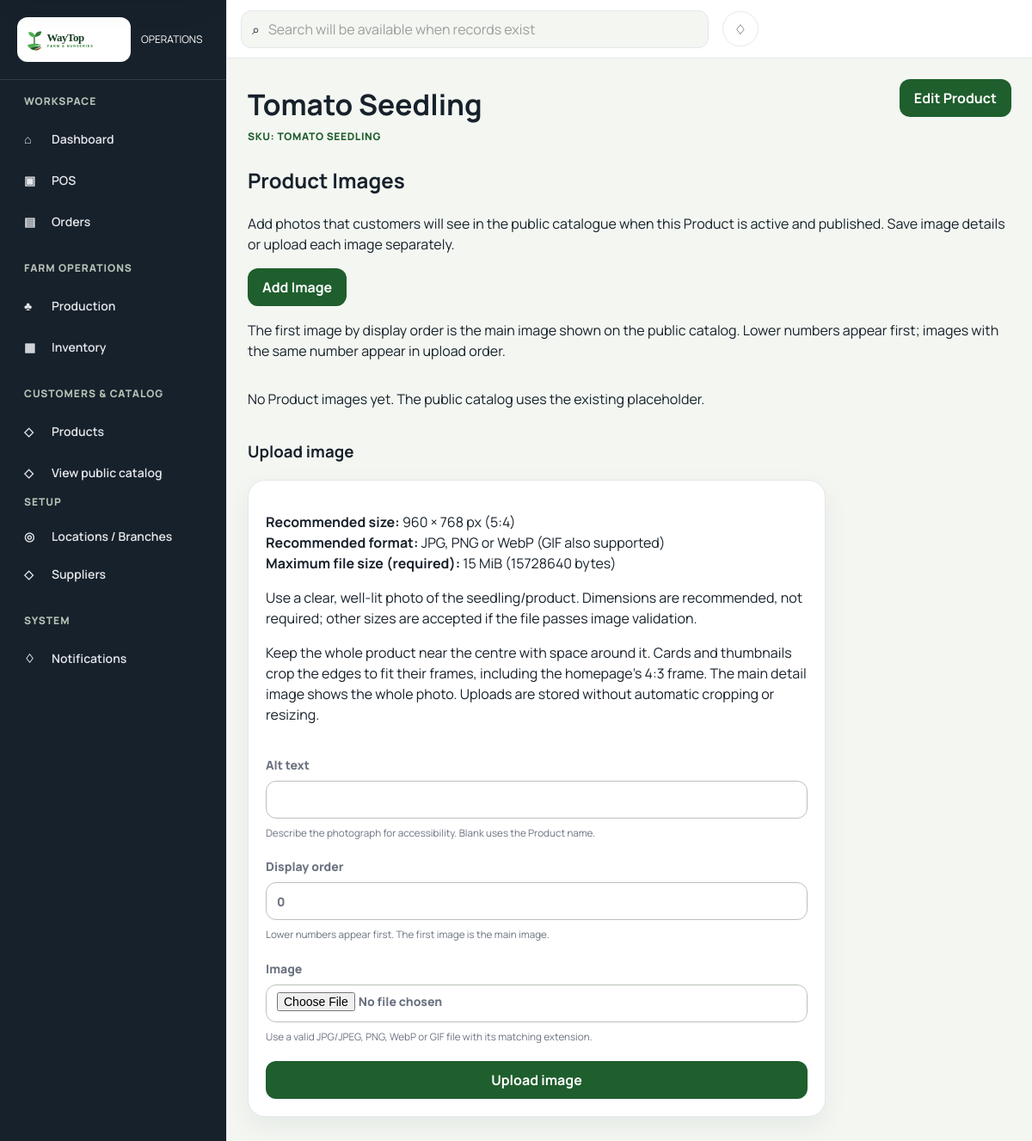
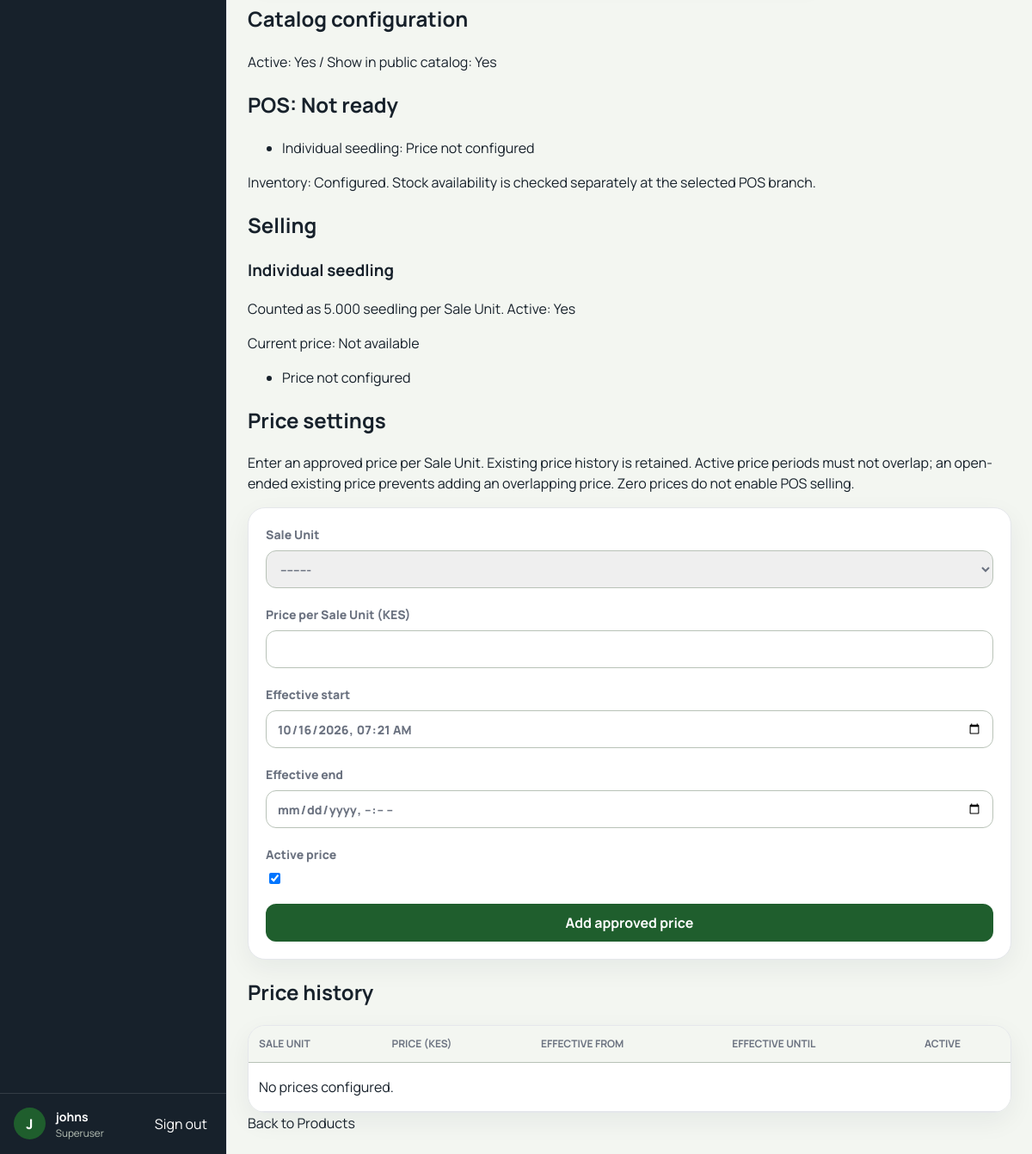
Page /dashboard/products/8de0cae8-7a0f-4729-b1c8-9f4fc2c2ecb2/ (signed in) on the committed database (2 pictures, top to bottom).
### apps/accounts/models.py (models this page shows)
class User(AbstractUser):
    id = models.UUIDField(primary_key=True, default=uuid.uuid4, editable=False)
    created_at = models.DateTimeField(auto_now_add=True)
    updated_at = models.DateTimeField(auto_now=True)

### apps/products/models.py (models this page shows, shortened)
class Product(models.Model):
    class Category(models.TextChoices):
        VEGETABLE = "VEG", "Vegetable"
        FRUIT = "FRT", "Fruit"
        TREE = "TRE", "Tree"
    id = models.UUIDField(primary_key=True, default=uuid.uuid4, editable=False)
    sku = models.CharField(max_length=64, unique=True)
    slug = models.SlugField(max_length=160, unique=True)
    name = models.CharField(max_length=200)
    category = models.CharField(max_length=3, choices=Category.choices)
    description = models.TextField(blank=True)
    base_inventory_unit = models.CharField(max_length=50)
    is_active = models.BooleanField(default=True)
    is_published = models.BooleanField(default=False)
    created_at = models.DateTimeField(auto_now_add=True)
    updated_at = models.DateTimeField(auto_now=True)
    class Meta:
        ordering = ("name", "sku")
        constraints = [
            models.CheckConstraint(
                condition=Q(category__in=("VEG", "FRT", "TRE")),
                name="product_category_supported",
            ),
            models.CheckConstraint(
                condition=Q(is_active=True) | Q(is_published=False),
                name="product_published_requires_active",
            ),
        ]

class ProductSaleUnit(models.Model):
    id = models.UUIDField(primary_key=True, default=uuid.uuid4, editable=False)
    product = models.ForeignKey(Product, on_delete=models.PROTECT, related_name="sale_units")
    name = models.CharField(max_length=100)
    base_quantity = models.DecimalField(max_digits=12, decimal_places=3)
    is_active = models.BooleanField(default=True)
    created_at = models.DateTimeField(auto_now_add=True)
    updated_at = models.DateTimeField(auto_now=True)
    class Meta:
        ordering = ("base_quantity", "name")
        constraints = [
            models.CheckConstraint(
                condition=Q(base_quantity__gt=0),
                name="product_sale_unit_positive_quantity",
            ),
            models.UniqueConstraint(
                fields=("product", "name"),
                name="product_sale_unit_unique_name",
            ),
        ]

### apps/products/staff_views.py (the view, shortened to what this page needs)
# urls.py: path("products/<uuid:product_id>/", product_staff_views.product_detail, name="catalog_product_detail"),
@login_required(login_url="accounts:login")
def product_detail(request, product_id):
    require_catalog_view(request.user)
    product = get_object_or_404(Product, pk=product_id)
    action = request.POST.get("action", "price") if request.method == "POST" else None
    form = StaffPriceForm(request.POST if action == "price" else None, product=product)
    image_context, response = _product_images(request, product, action, "dashboard:catalog_product_detail")
    if response is not None:
        return response
    return render(request, "dashboard/products/detail.html", {
        "product": product, "readiness": product_readiness(product), "form": form,
        "prices": ProductPrice.objects.filter(sale_unit__product=product).select_related("sale_unit"),
        **image_context,
    })

### apps/products/forms.py
class StaffPriceForm(forms.Form):
    sale_unit_id = forms.ModelChoiceField(queryset=ProductSaleUnit.objects.none(), label="Sale Unit")
    def __init__(self, *args, product, **kwargs):
        super().__init__(*args, **kwargs)
        self.fields["sale_unit_id"].queryset = product.sale_units.all()
        self.fields["sale_unit_id"].label_from_instance = lambda unit: f"{unit.name} / {unit.base_quantity} {product.base_inventory_unit}"
    amount = forms.DecimalField(max_digits=12, decimal_places=2, min_value=0, label="Price per Sale Unit (KES)")
    effective_start = forms.DateTimeField(initial=timezone.now, widget=forms.DateTimeInput(attrs={"type": "datetime-local"}, format="%Y-%m-%dT%H:%M"))
    effective_end = forms.DateTimeField(required=False, widget=forms.DateTimeInput(attrs={"type": "datetime-local"}, format="%Y-%m-%dT%H:%M"))
    is_active = forms.BooleanField(required=False, initial=True, label="Active price")

class ProductImageUploadForm(ProductImageMetadataForm):
    max_image_bytes = MAX_IMAGE_BYTES
    max_image_mib = MAX_IMAGE_BYTES / (1024 * 1024)
    image = forms.ImageField(validators=[validate_product_image], label="Image",
                             help_text="Use a valid JPG/JPEG, PNG, WebP or GIF file with its matching extension.",
                             widget=forms.FileInput(attrs={"accept": "image/jpeg,image/png,image/webp,image/gif"}))

### apps/core/context_processors.py (called while the page is built)
def business_contact(request):
    phone = settings.WAYTOP_CONTACT_PHONE
    digits = phone.removeprefix("+")
    display = f"+{digits[:3]} {digits[3:6]} {digits[6:9]} {digits[9:]}"
    return {"business_phone": {"uri": phone, "display": display}}

def commerce_catalog(request):
    return {"commerce_catalog": []}

### apps/orders/services.py (called while the page is built)
def _current_price(sale_unit, at):
    prices = list(
        ProductPrice.objects.filter(
            sale_unit=sale_unit,
            is_active=True,
            effective_start__lte=at,
        ).filter(Q(effective_end__isnull=True) | Q(effective_end__gt=at))[:2]
    )
    if len(prices) != 1:
        raise ValidationError("The selected Sale Unit does not have one authoritative current price.")
    if prices[0].amount <= 0:
        raise ValidationError("Zero-price Catalog entries are not orderable in V1.")
    return prices[0]

### apps/products/services.py (called while the page is built)
def require_catalog_view(actor):
    _require_permission(actor, "products.view_product")

### templates/dashboard/products/detail.html (shortened to what this page needs)
{% extends "staff_base.html" %}{% load static %}
{% block extra_css %}<link rel="stylesheet" href="{% static 'css/staff-catalog.css' %}">{% endblock %}
{% block content %}<section class="catalog-staff"><header class="catalog-staff__header"><div><h1>{{ product.name }}</h1><p>SKU: {{ product.sku }}</p></div>{% if perms.products.change_product %}<a class="staff-button staff-button--primary" href="{% url 'dashboard:catalog_product_edit' product.pk %}">Edit Product</a>{% endif %}</header>
{% include "dashboard/products/images.html" %}
<h2>Catalog configuration</h2><p>Active: {{ product.is_active|yesno:"Yes,No" }} / Show in public catalog: {{ product.is_published|yesno:"Yes,No" }}</p>
<h2>{% if readiness.ready %}POS Ready{% else %}POS: Not ready{% endif %}</h2><ul>{% for reason in readiness.reasons %}<li>{{ reason }}</li>{% endfor %}</ul><p>Inventory: {{ readiness.inventory }}. Stock availability is checked separately at the selected POS branch.</p>
<h2>Selling</h2>{% for entry in readiness.units %}<article><h3>{{ entry.unit.name }}</h3><p>Counted as {{ entry.unit.base_quantity }} {{ product.base_inventory_unit }} per Sale Unit. Active: {{ entry.unit.is_active|yesno:"Yes,No" }}</p><p>Current price: {% if entry.price %}KES {{ entry.price.amount }}{% else %}Not available{% endif %}</p><ul>{% for reason in entry.reasons %}<li>{{ reason }}</li>{% endfor %}</ul></article>{% empty %}<p>No Sale Units configured.</p>{% endfor %}
{% if perms.products.add_productprice %}<h2 id="price-settings">Price settings</h2><p>Enter an approved price per Sale Unit. Existing price history is retained. Active price periods must not overlap; an open-ended existing price prevents adding an overlapping price. Zero prices do not enable POS selling.</p><form method="post" class="catalog-form">{% csrf_token %}{{ form.non_field_errors }}{% for field in form %}<label>{{ field.label }}{{ field }}{{ field.errors }}</label>{% endfor %}<button class="staff-button staff-button--primary">Add approved price</button></form>{% endif %}
<h2>Price history</h2><div class="catalog-table-wrap"><table class="catalog-table"><thead><tr><th>Sale Unit</th><th>Price (KES)</th><th>Effective from</th><th>Effective until</th><th>Active</th></tr></thead><tbody>{% for price in prices %}<tr><td>{{ price.sale_unit.name }}</td><td>{{ price.amount }}</td><td>{{ price.effective_start }}</td><td>{{ price.effective_end|default:"No end date" }}</td><td>{{ price.is_active|yesno:"Yes,No" }}</td></tr>{% empty %}<tr><td colspan="5">No prices configured.</td></tr>{% endfor %}</tbody></table></div><a href="{% url 'dashboard:catalog_products' %}">Back to Products</a></section>{% endblock %}

### templates/dashboard/components/navigation.html (shortened to what this page needs)
{% load static %}
<aside class="staff-sidebar" id="staff-mobile-nav" data-staff-navigation aria-label="Staff application navigation">
  <div class="staff-sidebar__brand">
    <img src="{% static 'images/logo/logo.svg' %}" alt="WayTop Farm" width="174" height="52">
    <span>Operations</span>
  </div>
  <nav>
    <p>Workspace</p>
    <a href="{% url 'dashboard:dashboard' %}"{% if request.resolver_match.url_name == 'dashboard' %} class="is-active" aria-current="page"{% endif %}><span aria-hidden="true">&#8962;</span>Dashboard</a>
    <a href="{% url 'dashboard:pos' %}"{% if '/pos/' in request.path %} class="is-active" aria-current="page"{% endif %}><span aria-hidden="true">&#9635;</span>POS</a>
    <a href="{% url 'dashboard:orders' %}"><span aria-hidden="true">&#9636;</span>Orders</a>
    <p>Farm Operations</p>
    {% if perms.production.view_operations %}<a href="{% url 'dashboard:production' %}"><span aria-hidden="true">&#9827;</span>Production</a>{% endif %}
    <a href="{% url 'dashboard:inventory' %}"><span aria-hidden="true">&#9638;</span>Inventory</a>
    <p>Customers &amp; Catalog</p>
    {% if perms.products.view_product %}<a href="{% url 'dashboard:catalog_products' %}"><span aria-hidden="true">&#9671;</span>Products</a>{% endif %}
    <a href="{% url 'products:shop' %}"><span aria-hidden="true">&#9671;</span>View public catalog</a>
    {% if perms.inventory.view or perms.procurement.view %}
    <div role="group" aria-label="Setup navigation">
      <p>Setup</p>
      {% if perms.inventory.view %}<a href="{% url 'dashboard:inventory_location_list' %}"><span aria-hidden="true">&#9678;</span>Locations / Branches</a>{% endif %}
      <a href="{% url 'dashboard:inventory_supplier_list' %}"{% if 'supplier' in request.resolver_match.url_name %} class="is-active" aria-current="page"{% endif %}><span aria-hidden="true">&#9671;</span>Suppliers</a>
    </div>
    {% endif %}
    <p>System</p>
    <a href="#staff-notification-drawer" data-open-drawer><span aria-hidden="true">&#9826;</span>Notifications</a>
  </nav>
  <div class="staff-sidebar__profile">
    <span aria-hidden="true">{{ request.user.username|first|upper }}</span>
    <div>
      <strong>{{ request.user.username }}</strong>
      <small>{% if request.user.is_superuser %}Superuser{% else %}Staff{% endif %}</small>
    </div>
    <form method="post" action="{% url 'accounts:logout' %}">
      <button type="submit">Sign out</button>
    </form>
  </div>
</aside>

### static/css/variables.css (style rules this page uses)
:root { --color-primary: #1F5E2D; --color-secondary: #4CAF50; --color-accent: #7BC96F; --color-background: #F8F7F3; --color-white: #FFFFFF; --color-dark: #17212B; --color-gray: #6B7280; --color-border: #E5E7EB; --color-success: #2E7D32; --color-primary-hover: #174723; --color-secondary-hover: #3D8F41; --color-primary-soft: rgba(31, 94, 45, 0.1); --color-surface-muted: #F3F6F1; --color-border-strong: #B8C2B7; --color-focus: #D4A017; --color-warning-surface: #FFF4D6; --color-warning-border: #E6BE55; --color-warning-text: #5C4300; --color-error: #A62B1F; --color-error-surface: #FBE9E7; --color-success-surface: #E8F5E9; --color-success-text: #185C2C; --color-info-surface: #E8F1F7; --color-info-text: #234E70; --color-nav-blue-soft: #EEF7FF; --color-nav-blue-mist: #F5FBFF; --color-nav-sage: #F4FBF4; --color-nav-blue-glass: rgba(238, 247, 255, 0.86); --color-nav-sage-glass: rgba(244, 251, 244, 0.86); --gradient-nav-surface: linear-gradient(100deg, var(--color-nav-blue-mist) 0%, var(--color-white) 34%, var(--color-nav-sage) 69%, var(--color-nav-blue-soft) 100%); --gradient-nav-glass: linear-gradient(100deg, var(--color-nav-blue-glass), var(--color-white-90) 38%, var(--color-nav-sage-glass) 74%, var(--color-nav-blue-glass)); --gradient-nav-cta: linear-gradient(135deg, var(--color-primary) 0%, var(--color-success) 58%, var(--color-secondary-hover) 100%); --color-skeleton: #DCE4DA; --color-accent-gold: #D4A017; --color-primary-faint: rgba(31, 94, 45, 0.04); --color-primary-muted: rgba(31, 94, 45, 0.08); --color-accent-soft: rgba(123, 201, 111, 0.18); --color-accent-muted: rgba(123, 201, 111, 0.12); --color-dark-faint: rgba(23, 33, 43, 0.04); --color-overlay: rgba(23, 33, 43, 0.4); --color-white-80: rgba(255, 255, 255, 0.8); --color-white-90: rgba(255, 255, 255, 0.9); --color-white-96: rgba(255, 255, 255, 0.96); --color-white-border: rgba(255, 255, 255, 0.45); --color-white-faint: rgba(255, 255, 255, 0.12); --color-hero-overlay: linear-gradient(90deg, rgba(9, 47, 24, 0.82) 0%, rgba(9, 47, 24, 0.67) 42%, rgba(9, 47, 24, 0.18) 76%, rgba(9, 47, 24, 0.06) 100%); --color-hero-overlay-mobile: linear-gradient(90deg, rgba(9, 47, 24, 0.84) 0%, rgba(9, 47, 24, 0.67) 72%, rgba(9, 47, 24, 0.28) 100%); --color-hero-transition: linear-gradient(180deg, transparent 0%, rgba(9, 47, 24, 0.12) 48%, rgba(9, 47, 24, 0.52) 100%); --color-image-overlay: linear-gradient(135deg, rgba(31, 94, 45, 0.12), rgba(123, 201, 111, 0.16)); --color-connector: linear-gradient(90deg, rgba(31, 94, 45, 0.15), rgba(31, 94, 45, 0.05)); --space-1: 0.25rem; --space-2: 0.5rem; --space-3: 0.75rem; --space-4: 1rem; --space-5: 1.25rem; --space-6: 1.5rem; --space-7: 2rem; --space-8: 2.5rem; --space-9: 3rem; --space-10: 4rem; --space-11: 5rem; --space-12: 6rem; --space-13: 7.5rem; --radius-sm: 0.75rem; --radius-md: 1rem; --radius-lg: 1.25rem; --radius-xl: 1.5rem; --radius-2xl: 2rem; --radius-round: 999px; --shadow-sm: 0 10px 30px rgba(23, 33, 43, 0.06); --shadow-md: 0 18px 40px rgba(23, 33, 43, 0.08); --shadow-lg: 0 24px 60px rgba(23, 33, 43, 0.12); --shadow-xl: 0 36px 90px rgba(23, 33, 43, 0.16); --shadow-trust: 0 24px 70px rgba(14, 44, 24, 0.16); --shadow-float: 0 12px 30px rgba(23, 33, 43, 0.06); --shadow-nav: 0 10px 30px rgba(23, 33, 43, 0.07), inset 0 1px 0 rgba(255, 255, 255, 0.9), inset 0 -1px 0 rgba(31, 94, 45, 0.08); --shadow-nav-sticky: 0 18px 45px rgba(23, 33, 43, 0.13), inset 0 1px 0 rgba(255, 255, 255, 0.84); --shadow-nav-logo: 0 10px 28px rgba(31, 94, 45, 0.09), inset 0 1px 0 rgba(255, 255, 255, 0.96); --shadow-nav-cta: 0 12px 28px rgba(31, 94, 45, 0.24); --transition-fast: 180ms ease; --transition-normal: 280ms ease; --transition-slow: 420ms ease; --transition-premium: 320ms cubic-bezier(0.22, 1, 0.36, 1); --font-sans: 'Manrope', 'Segoe UI', Roboto, Arial, sans-serif; --line-height-tight: 1.1; --line-height-normal: 1.5; --line-height-relaxed: 1.7; --text-display-xl: clamp(2.5rem, 4vw, 4.25rem); --text-display-lg: clamp(2rem, 3.2vw, 3rem); --text-heading-1: clamp(1.75rem, 2.8vw, 2.5rem); --text-heading-2: clamp(1.4rem, 2.2vw, 2rem); --text-heading-3: clamp(1.1rem, 1.7vw, 1.35rem); --text-heading-4: 1rem; --text-body-lg: 1.05rem; --text-body: 1rem; --text-small: 0.875rem; --text-caption: 0.75rem; }

### rows in the picture
User: user.username|first "J", user.username "johns"
Product: name "Tomato Seedling", sku "TOMATO SEEDLING", is_active "Yes", is_published "Yes", base_inventory_unit "seedling"
ProductSaleUnit: unit.name "Individual seedling", unit.base_quantity "5.000", unit.is_active "Yes", reasons "Price not configured"

### other values in the picture
{{ image_upload_form.max_image_mib|floatformat:"-2" }} "15"
{{ image_upload_form.max_image_bytes }} "15728640"
{{ field.label }} "Alt text" "Display order" "Image"
{{ field.help_text }} "Describe the photograph for accessibility. Blank uses the Product name." "Lower numbers appear first. The first image is the main image." "Use a valid JPG/JPEG, PNG, WebP or GIF file with its matching extension."
{{ reason }} "Individual seedling: Price not configured"
{{ readiness.inventory }} "Configured"
{{ field.label }} "Sale Unit" "Price per Sale Unit (KES)" "Effective start" "Effective end" "Active price"
